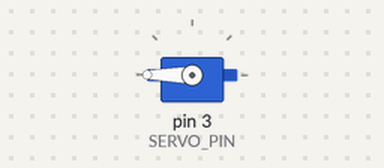
Recording of a sketch running on a simulated Arduino Uno, built with avr-gcc and run on an emulated ATmega328P. Parts: servo.

Above: at 0.05 s.
At 2.0 s:
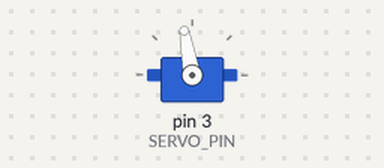
At 3.0 s:
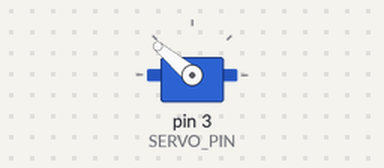
At 4.0 s:
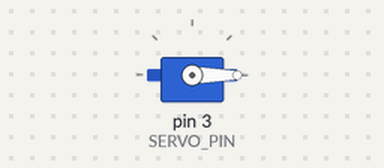
Timing chart, 0 to 5.2 s (numbered marks = the images above):
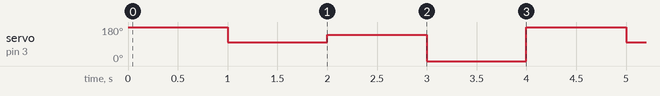

Measured:
- by itself, servo on pin 3 (SERVO_PIN): repeats every 4.0 s: 140° 1.0 s, 0° 1.0 s, 180° 1.0 s, 100° 1.0 s

The sketch:

Servo-Example.ino
```cpp
/*
 Setting a Servo Position with Servo on pin D3 (PWM)
*/

#include <Servo.h>

const int SERVO_PIN = 3;

Servo servoA;  // create servo object to control a servo


void setup() {
  servoA.attach(SERVO_PIN);  // attaches the servo on SERVO_PIN to the servo object
}

void loop() {
  // Angle of servo can be any value 0 -> 180 degrees
  servoA.write(180);
  delay(1000);

  servoA.write(100);
  delay(1000);

  servoA.write(140);
  delay(1000);

  servoA.write(0);
  delay(1000);
}
```
